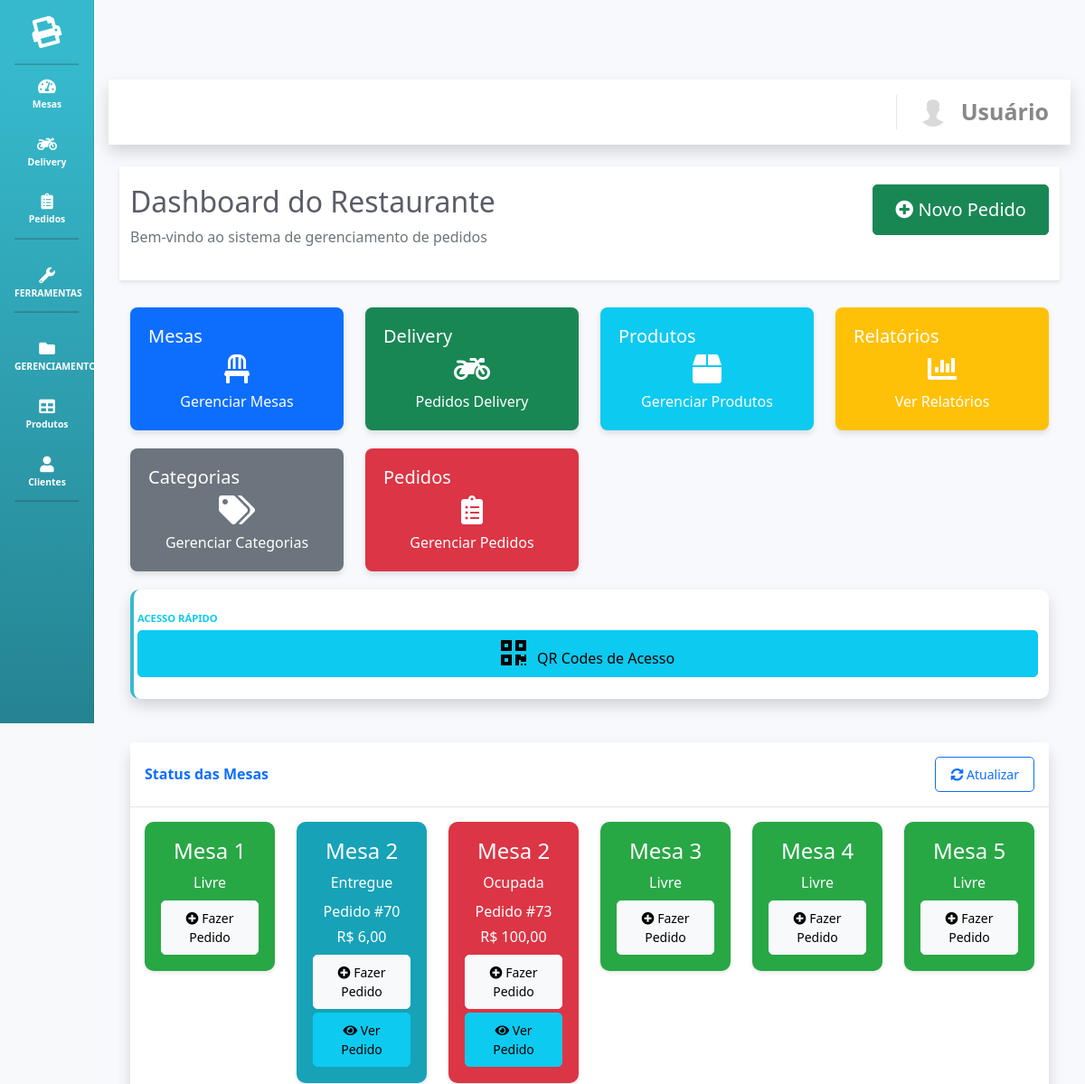
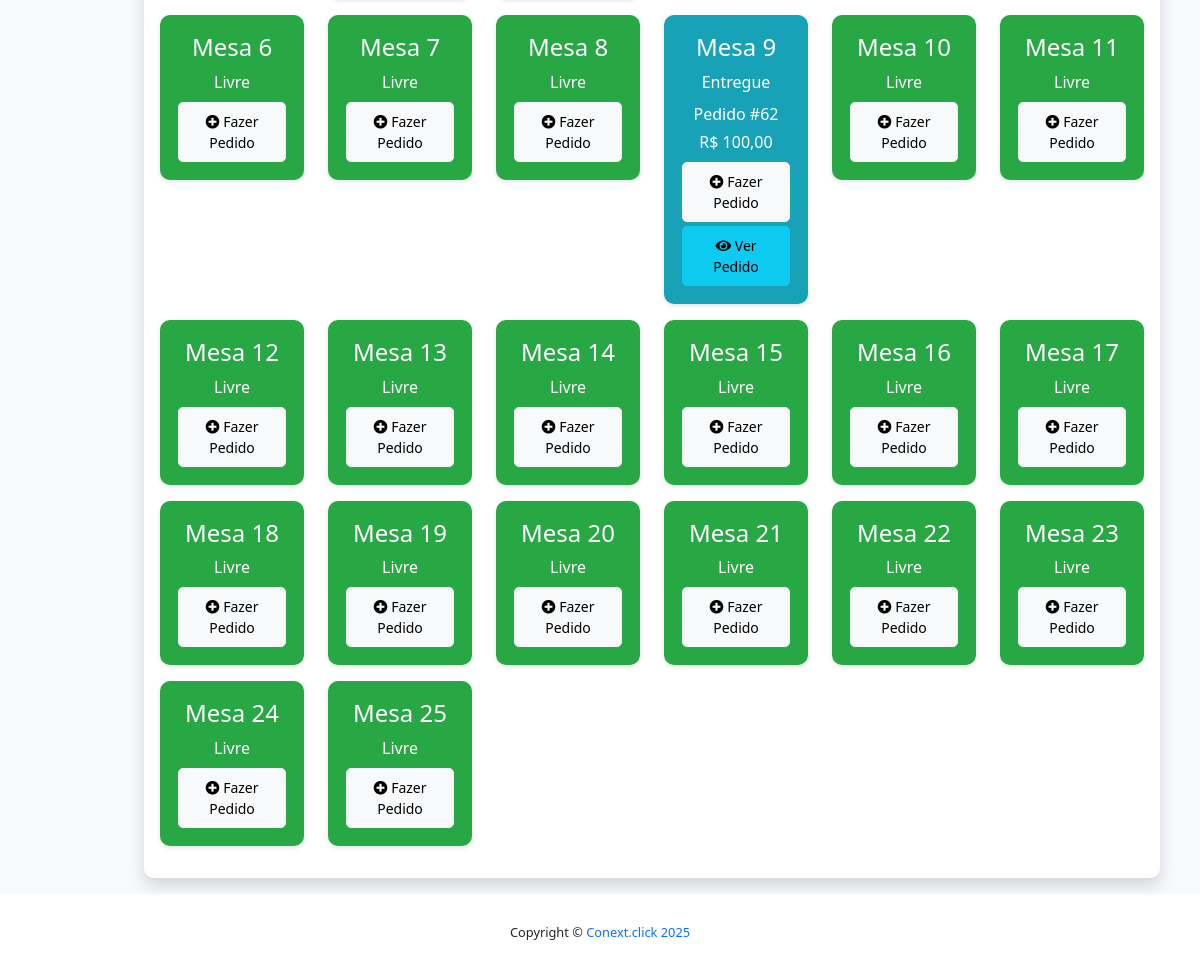
The app's page /index.php?view=Dashboard1 (signed in) with its own data (2 pictures, top to bottom).
### tables this page shows
CREATE TABLE `mesas` (
  `id` int NOT NULL,
  `id_mesa` varchar(255) NOT NULL,
  `nome` varchar(255) DEFAULT NULL,
  `status` varchar(255) NOT NULL
);

### MVC/CLASSES/system.class.php (called while the page is built, shortened)
<?php
class System {
	public function __construct($view) {
		require_once(ROOT_PATH . "/MVC/MODEL/config.php");
		$this->config = Config::getInstance();
		$viewPath = ROOT_PATH . "/MVC/VIEWS/{$view}.php";
		try {
			include($viewPath);
			include(ROOT_PATH . "/MVC/COMMON/layout.php");
		} catch (Exception $e) {
			error_log("Erro ao carregar view: " . $e->getMessage());
			if (ob_get_level()) ob_end_clean();
			$_SESSION['msg'] = "<div class='alert alert-danger'>Erro ao carregar a página: " . htmlspecialchars($e->getMessage()) . "</div>";
			header("Location: " . $this->config->url('index.php?view=error'));
			exit;
		}
	}
}

### MVC/MODEL/config.php (called while the page is built, shortened)
<?php
class Config {
    private static $instance = null;
    private $baseUrl;
    private function __construct() {
        $this->baseUrl = $this->detectBaseUrl();
    }
    private function detectBaseUrl() {
        $protocol = isset($_SERVER['HTTPS']) && $_SERVER['HTTPS'] === 'on' ? 'https' : 'http';
        $host = isset($_SERVER['HTTP_HOST']) ? $_SERVER['HTTP_HOST'] : 'localhost:8080';
        $baseUrl = "{$protocol}://{$host}";
        return $baseUrl;
    }
    public static function getInstance() {
        if (self::$instance === null) {
            self::$instance = new self();
        }
        return self::$instance;
    }
    public function url($path = '') {
        $path = trim($path, '/');
        $url = rtrim($this->baseUrl, '/') . '/' . $path;
        return $url;
    }
}
?>

### MVC/VIEWS/Dashboard1.php (the view, shortened to what this page needs)
<?php
include_once(__DIR__ . "/include_conexao.php");
$config = Config::getInstance();
?>
<!DOCTYPE html>
<html lang="pt-br">
<head>
    <link href="https://cdn.jsdelivr.net/npm/bootstrap@5.1.3/dist/css/bootstrap.min.css" rel="stylesheet">
    <link href="https://cdnjs.cloudflare.com/ajax/libs/font-awesome/5.15.4/css/all.min.css" rel="stylesheet">
</head>
<body>
<div class="container-fluid">
    <div class="row dashboard-header">
        <div class="col-md-8">
            <h2 class="text-gray-800">Dashboard do Restaurante</h2>
            <p class="text-muted">Bem-vindo ao sistema de gerenciamento de pedidos</p>
        </div>
        <div class="col-md-4 text-right">
            <button class="btn btn-success btn-lg" onclick="novoGeral()">
                <i class="fas fa-plus-circle"></i> Novo Pedido
            </button>
        </div>
    </div>
    <div class="row">
        <div class="col-xl-3 col-md-6">
            <div class="stats-card bg-primary" onclick="window.location.href='<?php echo $config->url('?view=mesas'); ?>'">
                <h5>Mesas</h5>
                <div class="text-center">
                    <i class="fas fa-chair fa-2x mb-2"></i>
                    <p class="mb-0">Gerenciar Mesas</p>
                </div>
            </div>
        </div>
        <div class="col-xl-3 col-md-6">
            <div class="stats-card bg-success" onclick="window.location.href='<?php echo $config->url('?view=delivery'); ?>'">
                <h5>Delivery</h5>
                <div class="text-center">
                    <i class="fas fa-motorcycle fa-2x mb-2"></i>
                    <p class="mb-0">Pedidos Delivery</p>
                </div>
            </div>
        </div>
        <div class="col-xl-3 col-md-6">
            <div class="stats-card bg-info" onclick="window.location.href='index.php?view=gerenciar_produtos'">
                <h5>Produtos</h5>
                <div class="text-center">
                    <i class="fas fa-box fa-2x mb-2"></i>
                    <p class="mb-0">Gerenciar Produtos</p>
                </div>
            </div>
        </div>
        <div class="col-xl-3 col-md-6">
            <div class="stats-card bg-warning" onclick="window.location.href='index.php?view=relatorios'">
                <h5>Relatórios</h5>
                <div class="text-center">
                    <i class="fas fa-chart-bar fa-2x mb-2"></i>
                    <p class="mb-0">Ver Relatórios</p>
                </div>
            </div>
        </div>
        <div class="col-xl-3 col-md-6">
            <div class="stats-card bg-secondary" onclick="window.location.href='<?php echo $config->url('?view=gerenciar_categorias'); ?>'">
                <h5>Categorias</h5>
                <div class="text-center">
                    <i class="fas fa-tags fa-2x mb-2"></i>
                    <p class="mb-0">Gerenciar Categorias</p>
                </div>
            </div>
        </div>
        <div class="col-xl-3 col-md-6">
            <div class="stats-card bg-danger" onclick="window.location.href='index.php?view=pedidos'">
                <h5>Pedidos</h5>
                <div class="text-center">
                    <i class="fas fa-clipboard-list fa-2x mb-2"></i>
                    <p class="mb-0">Gerenciar Pedidos</p>
                </div>
            </div>
        </div>
    </div>
    <div class="row">
        <div class="col-12 mb-4">
            <div class="card border-left-info shadow h-100 py-2">
                <div class="card-body">
                    <div class="row no-gutters align-items-center">
                        <div class="col mr-2">
                            <div class="text-xs font-weight-bold text-info text-uppercase mb-1">
                                Acesso Rápido</div>
                            <div class="h5 mb-0 font-weight-bold text-gray-800">
                                <a href="<?php echo $config->url('?view=qr_codes'); ?>" class="btn btn-info btn-block">
                                    <i class="fas fa-qrcode fa-2x"></i>
                                    <span class="ml-2">QR Codes de Acesso</span>
                                </a>
                            </div>
                        </div>
                    </div>
                </div>
            </div>
        </div>
    </div>
    <div class="row mt-4">
        <div class="col-12">
            <div class="card shadow">
                <div class="card-header py-3 d-flex justify-content-between align-items-center">
                    <h6 class="m-0 font-weight-bold text-primary">Status das Mesas</h6>
                    <button class="btn btn-outline-primary btn-sm" onclick="atualizarMesas()">
                        <i class="fas fa-sync-alt"></i> Atualizar
                    </button>
                </div>
                <div class="card-body">
                    <div class="row" id="mesas-container">
                        <?php
                        $sql = "SELECT m.id, m.id_mesa, m.nome, m.status as mesa_status,
                                p.idpedido, p.valor_total, p.status as pedido_status, p.data, p.hora_pedido
                                FROM mesas m
                                LEFT JOIN (
                                    SELECT idmesa, idpedido, valor_total, status, data, hora_pedido
                                    FROM pedido
                                    WHERE status NOT IN ('Finalizado', 'Cancelado')
                                ) p ON m.id_mesa = p.idmesa
                                ORDER BY m.id_mesa ASC";
                        $mesas = mysqli_query($conn, $sql);
                        $mesas_array = array();
                        while($mesa = mysqli_fetch_assoc($mesas)) {
                            $mesas_array[] = $mesa;
                        }
                        usort($mesas_array, function($a, $b) {
                            return (int)$a['id_mesa'] <=> (int)$b['id_mesa'];
                        });
                        foreach($mesas_array as $mesa) {
                            $status_class = '';
                            $status_text = '';
                            $pedido_info = '';
                            $status_map = [
                                '1' => 'Livre',
                                '2' => 'Ocupada',
                                '3' => 'Atendendo',
                                'Livre' => 'Livre',
                                'Ocupada' => 'Ocupada',
                                'Atendendo' => 'Atendendo',
                            ];
                            if (!$mesa['idpedido']) {
                                $status_class = 'mesa-livre';
                                $status_text = isset($status_map[$mesa['mesa_status']]) ? $status_map[$mesa['mesa_status']] : 'Livre';
                            } else {
                                switch($mesa['pedido_status']) {
                                    case 'Entregue':
                                    case 'Entregue (Mesa)':
                                        $status_class = 'mesa-entregue';
                                        $status_text = 'Entregue';
                                        break;
                                    default:
                                        $status_class = 'mesa-ocupada';
                                        $status_text = isset($status_map[$mesa['mesa_status']]) ? $status_map[$mesa['mesa_status']] : 'Ocupada';
                                }
                                if ($mesa['idpedido']) {
                                    $pedido_info = '<p class="mb-1">Pedido #' . $mesa['idpedido'] . '</p>' .
                                                  '<p class="mb-2">R$ ' . number_format((float)$mesa['valor_total'], 2, ',', '.') . '</p>';
                                }
                            }
                            ?>
                            <div class="col-xl-2 col-md-3 col-sm-4 mb-3">
                                <div class="card mesa-card <?php echo $status_class; ?> text-white"
                                     onclick="abrirPedidoMesa(<?php echo $mesa['id_mesa']; ?>)">
                                    <div class="card-body text-center">
                                        <h4 class="mb-2">Mesa <?php echo $mesa['id_mesa']; ?></h4>
                                        <p class="mb-2"><?php echo $status_text; ?></p>
                                        <?php echo $pedido_info; ?>
                                        <button class="btn btn-light btn-sm btn-block" onclick="event.stopPropagation(); window.location.href='<?php echo $config->url("?view=gerar_pedido&mesa="); ?><?php echo $mesa['id_mesa']; ?>';">
                                            <i class="fas fa-plus-circle"></i> Fazer Pedido
                                        </button>
                                        <?php if ($mesa['idpedido'] && $mesa['pedido_status'] != 'Finalizado' && $mesa['pedido_status'] != 'Cancelado'): ?>
                                            <button class="btn btn-info btn-sm btn-block mt-1" onclick="event.stopPropagation(); abrirPedidoMesa(<?php echo $mesa['id_mesa']; ?>);">
                                                <i class="fas fa-eye"></i> Ver Pedido
                                            </button>
                                        <?php endif; ?>
                                    </div>
                                </div>
                            </div>
                            <?php
                        }
                        ?>
                    </div>
                </div>
            </div>
        </div>
    </div>
</div>
</body>
</html>

### MVC/COMMON/css/custom.css (style rules this page uses)
html, body { height: 100%; margin: 0; padding: 0; overflow-x: hidden; }
.card { border: none; border-radius: 0.5rem; box-shadow: 0 2px 4px rgba(0,0,0,0.05); }
.card-header { background-color: transparent; border-bottom: 1px solid rgba(0,0,0,0.1); padding: 1rem; }
.card-body { padding: 1rem; }
.btn { border-radius: 0.35rem; padding: 0.5rem 1rem; font-weight: 500; }

### MVC/VIEWS/Dashboard1.php (style rules this page uses)
:root { --primary-color: #007bff; --secondary-color: #6c757d; --success-color: #28a745; --danger-color: #dc3545; --warning-color: #ffc107; --info-color: #17a2b8; }
body { background-color: #f8f9fa; font-family: 'Segoe UI', Tahoma, Geneva, Verdana, sans-serif; }
.dashboard-header { padding: 20px 0; margin-bottom: 30px; background-color: white; box-shadow: 0 2px 4px rgba(0,0,0,0.1); }
.stats-card { padding: 20px; border-radius: 8px; margin-bottom: 20px; color: white; transition: transform 0.2s; cursor: pointer; box-shadow: 0 4px 6px rgba(0,0,0,0.1); }
.mesa-card { transition: all 0.3s; cursor: pointer; border: none; box-shadow: 0 2px 4px rgba(0,0,0,0.1); }
.mesa-livre { background-color: var(--success-color); }
.mesa-ocupada { background-color: var(--danger-color); }
.mesa-entregue { background-color: var(--info-color); }
.card { border: none; border-radius: 10px; box-shadow: 0 2px 4px rgba(0,0,0,0.1); }
.card-header { background-color: white; border-bottom: 1px solid rgba(0,0,0,0.1); }
.btn { border-radius: 5px; padding: 8px 16px; }
.btn-lg { padding: 12px 24px; }
.mesa-card, .delivery-card { transition: all 0.3s ease; border: 2px solid transparent; }

### records on screen
mesas: id_mesa "1", status "Livre"
mesas: id_mesa "2", status_text "Entregue", idpedido "70", valor_total "6,00", status "Ocupada", idpedido "73", valor_total "100,00"
mesas: id_mesa "3", status "Livre"
mesas: id_mesa "4", status "Livre"
mesas: id_mesa "5", status "Livre"
mesas: id_mesa "6", status "Livre"
mesas: id_mesa "7", status "Livre"
mesas: id_mesa "8", status "Livre"
mesas: id_mesa "9", status_text "Entregue", idpedido "62", valor_total "100,00"
mesas: id_mesa "10", status "Livre"
mesas: id_mesa "11", status "Livre"
mesas: id_mesa "12", status "Livre"
mesas: id_mesa "13", status "Livre"
mesas: id_mesa "14", status "Livre"
mesas: id_mesa "15", status "Livre"
mesas: id_mesa "16", status "Livre"
mesas: id_mesa "17", status "Livre"
mesas: id_mesa "18", status "Livre"
mesas: id_mesa "19", status "Livre"
mesas: id_mesa "20", status "Livre"
mesas: id_mesa "21", status "Livre"
mesas: id_mesa "22", status "Livre"
mesas: id_mesa "23", status "Livre"
mesas: id_mesa "24", status "Livre"
mesas: id_mesa "25", status "Livre"

### other values on screen
$usuario "Usuário"
